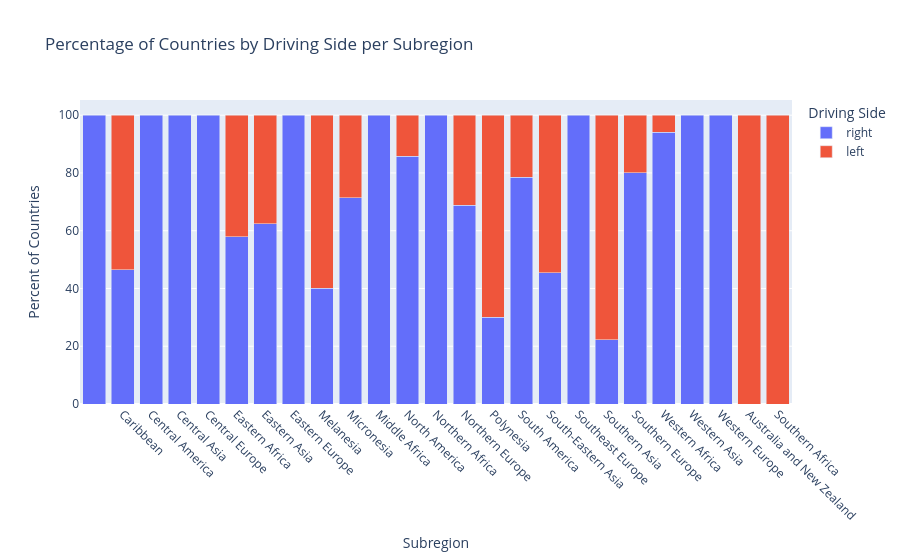

Source (notebook cell):
### Code cell
import pandas as pd
import plotly.express as px

# If you don't yet have a DataFrame from your list:
# countries_df = pd.DataFrame(countries_data)

# 1) Compute percentage of countries by car_side within each subregion
counts = (
    countries_df
    .groupby(['subregion', 'car_side'])
    .size()
    .reset_index(name='count')
)

percent_df = (
    counts
    .assign(
        percent=lambda d: 100 * d['count'] / d.groupby('subregion')['count'].transform('sum')
    )
)

fig = px.bar(
    percent_df,
    x='subregion',
    y='percent',
    color='car_side',
    barmode='stack',        # or 'group' if you prefer side-by-side bars
    title='Percentage of Countries by Driving Side per Subregion',
    labels={'percent': 'Percent of Countries', 'subregion': 'Subregion', 'car_side': 'Driving Side'}
)

fig.update_layout(xaxis_tickangle=45)
fig.show()

### Figure 1 — Plotly figure (JSON) as saved in the notebook; plotly's stock layout.template omitted (floating-point values rounded to 4 significant figures)
{"data": [{"hovertemplate": "Driving Side=right<br>Subregion=%{x}<br>Percent of Countries=%{y}<extra></extra>", "legendgroup": "right", "marker": {"color": "#636efa", "pattern": {"shape": ""}}, "name": "right", "orientation": "v", "showlegend": true, "textposition": "auto", "type": "bar", "x": ["", "Caribbean", "Central America", "Central Asia", "Central Europe", "Eastern Africa", "Eastern Asia", "Eastern Europe", "Melanesia", "Micronesia", "Middle Africa", "North America", "Northern Africa", "Northern Europe", "Polynesia", "South America", "South-Eastern Asia", "Southeast Europe", "Southern Asia", "Southern Europe", "Western Africa", "Western Asia", "Western Europe"], "xaxis": "x", "y": [100.0, 46.43, 100.0, 100.0, 100.0, 57.89, 62.5, 100.0, 40.0, 71.43, 100.0, 85.71, 100.0, 68.75, 30.0, 78.57, 45.45, 100.0, 22.22, 80.0, 94.12, 100.0, 100.0], "yaxis": "y"}, {"hovertemplate": "Driving Side=left<br>Subregion=%{x}<br>Percent of Countries=%{y}<extra></extra>", "legendgroup": "left", "marker": {"color": "#EF553B", "pattern": {"shape": ""}}, "name": "left", "orientation": "v", "showlegend": true, "textposition": "auto", "type": "bar", "x": ["Australia and New Zealand", "Caribbean", "Eastern Africa", "Eastern Asia", "Melanesia", "Micronesia", "North America", "Northern Europe", "Polynesia", "South America", "South-Eastern Asia", "Southern Africa", "Southern Asia", "Southern Europe", "Western Africa"], "xaxis": "x", "y": [100.0, 53.57, 42.11, 37.5, 60.0, 28.57, 14.29, 31.25, 70.0, 21.43, 54.55, 100.0, 77.78, 20.0, 5.882], "yaxis": "y"}], "layout": {"barmode": "stack", "legend": {"title": {"text": "Driving Side"}, "tracegroupgap": 0}, "title": {"text": "Percentage of Countries by Driving Side per Subregion"}, "xaxis": {"anchor": "y", "domain": [0, 1], "tickangle": 45, "title": {"text": "Subregion"}}, "yaxis": {"anchor": "x", "domain": [0, 1], "title": {"text": "Percent of Countries"}}}}
